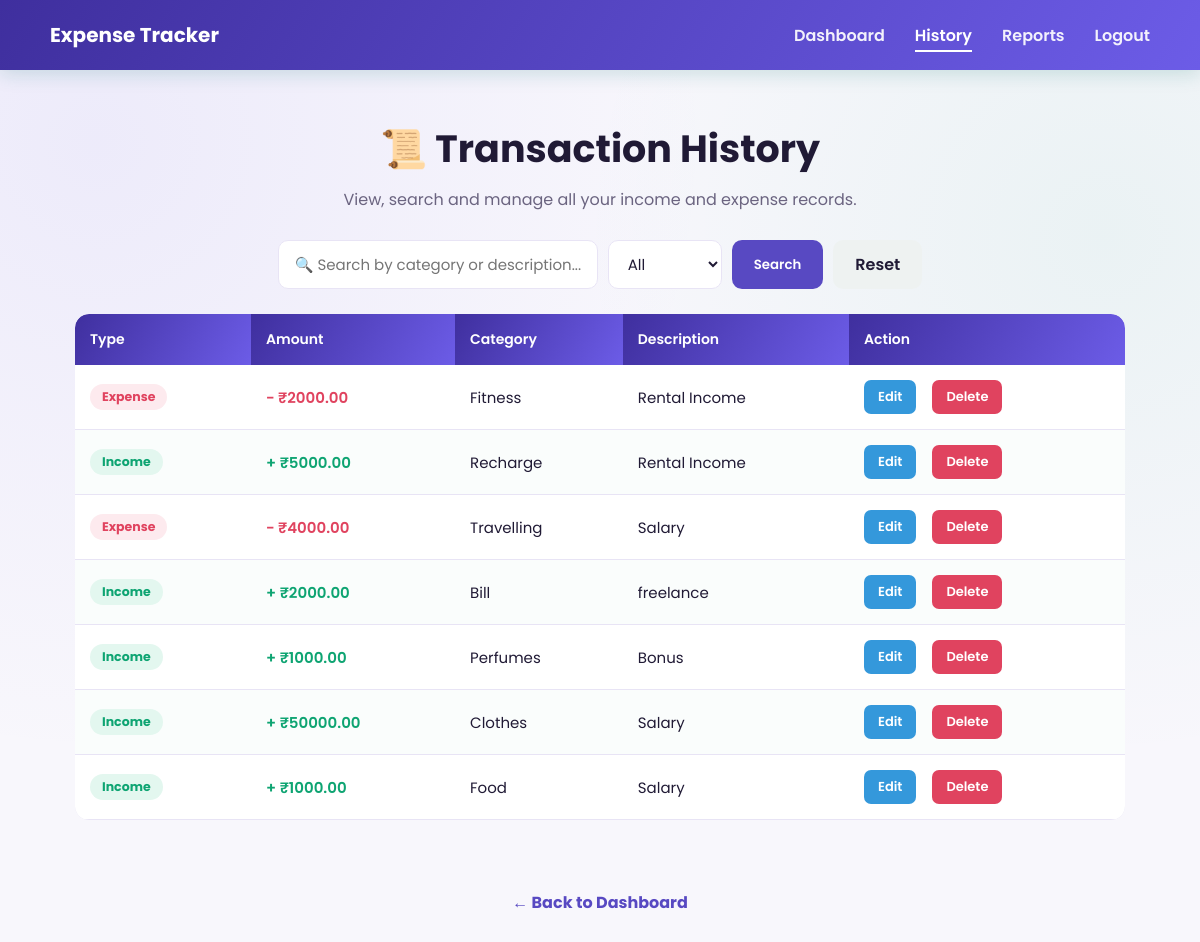
/transaction_history (signed in), run on an earlier commit of the app's database.
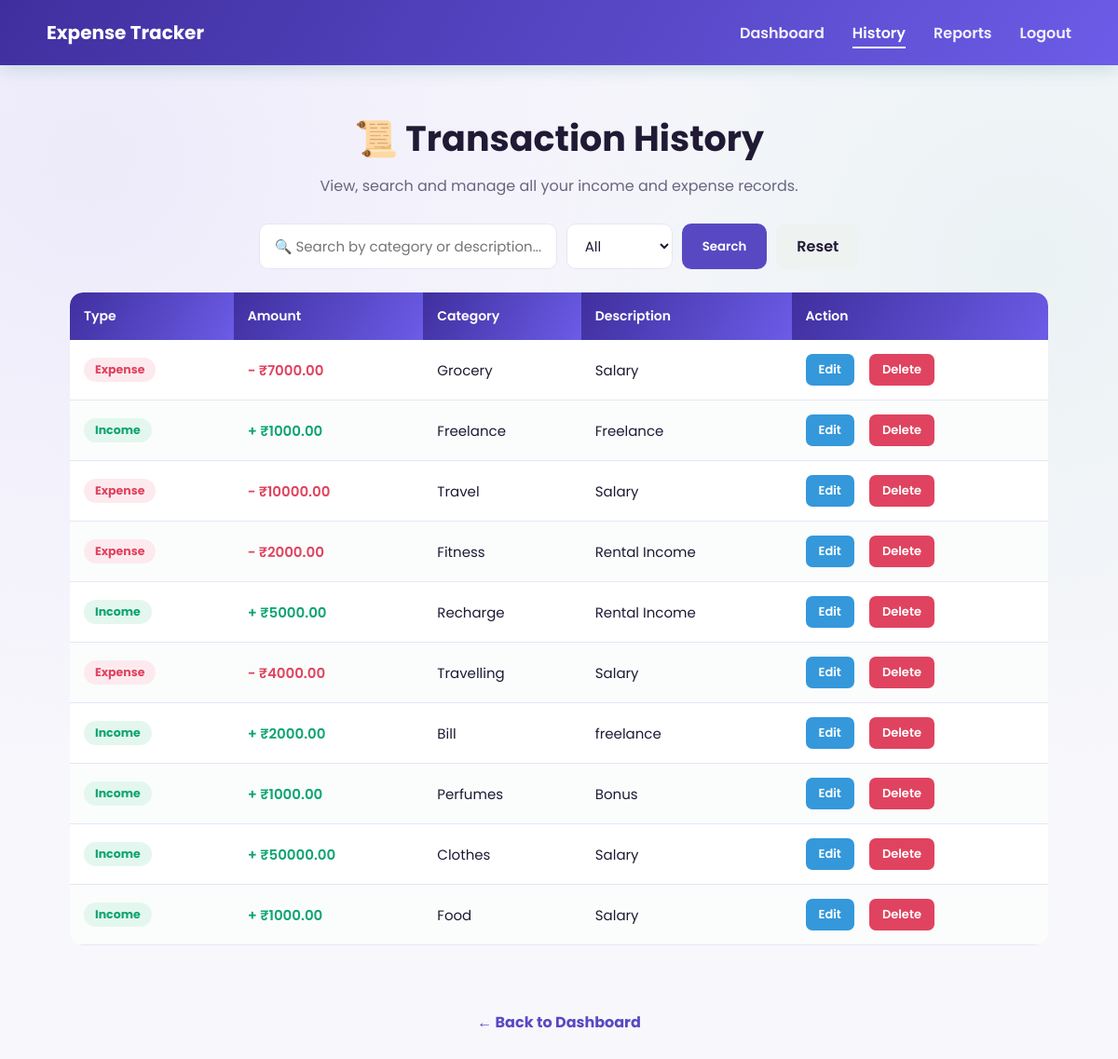
And on a later commit of the database.
### tables this page shows
CREATE TABLE transactions(
    id INTEGER PRIMARY KEY AUTOINCREMENT,
    user_id INTEGER,
    type TEXT NOT NULL,
    amount REAL NOT NULL,
    category TEXT NOT NULL,
    description TEXT, date TEXT,
    FOREIGN KEY(user_id) REFERENCES users(id)
);

### app.py (the view)
@app.route("/transaction_history")
@login_required
def transaction_history():
    search = request.args.get("search", "")
    transaction_type = request.args.get("type", "all")
    conn = get_db()
    cursor = conn.cursor()
    query = "SELECT id, type, amount, category, description, date FROM transactions WHERE user_id=?"
    params = [session["user_id"]]
    if search:
        query += " AND (category LIKE ? OR description LIKE ?)"
        params.extend([f"%{search}%", f"%{search}%"])
    if transaction_type != "all":
        query += " AND type = ?"
        params.append(transaction_type)
    query += " ORDER BY date DESC, id DESC"
    cursor.execute(query, params)
    transactions = cursor.fetchall()
    conn.close()
    return render_template(
        "transaction_history.html",
        transactions=transactions
    )

### app.py (called while the page is built)
def get_db():
    conn = sqlite3.connect(DB_NAME)
    conn.row_factory = sqlite3.Row
    return conn

def login_required(view_func):
    @wraps(view_func)
    def wrapped(*args, **kwargs):
        if "user_id" not in session:
            flash("Please log in to continue.")
            return redirect(url_for("login"))
        return view_func(*args, **kwargs)
    return wrapped

@app.context_processor
def inject_user():
    return {"current_user_name": session.get("user_name")}

### templates/transaction_history.html (shortened to what this page needs)
<!DOCTYPE html>
<html lang="en">
<head>
    <link rel="stylesheet"
          href="{{ url_for('static', filename='css/style.css') }}">
</head>
<body>
<nav>
    <h2>Expense Tracker</h2>
    <ul>
        <li><a href="{{ url_for('dashboard') }}">Dashboard</a></li>
        <li><a href="{{ url_for('transaction_history') }}" class="active">History</a></li>
        <li><a href="{{ url_for('reports') }}">Reports</a></li>
        <li><a href="{{ url_for('logout') }}">Logout</a></li>
    </ul>
</nav>
<section class="history-section">
    <h1>📜 Transaction History</h1>
    <p>View, search and manage all your income and expense records.</p>
    <form method="GET" action="{{ url_for('transaction_history') }}" class="search-form">
        <input
            type="text"
            name="search"
            placeholder="🔍 Search by category or description..."
            value="{{ request.args.get('search', '') }}">
        <select name="type" class="filter-select">
            <option value="all" {% if request.args.get('type', 'all') == 'all' %}selected{% endif %}>
                All
            </option>
        </select>
        <button type="submit" class="search-btn">
            Search
        </button>
        <a href="{{ url_for('transaction_history') }}" class="reset-btn">
            Reset
        </a>
    </form>
    <div class="table-wrap">
        {% if transactions %}
        <table class="history-table">
            <thead>
                <tr>
                    <th>Type</th>
                    <th>Amount</th>
                    <th>Category</th>
                    <th>Description</th>
                    <th>Action</th>
                </tr>
            </thead>
            <tbody>
                {% for transaction in transactions %}
                <tr>
                    <td>
                        <span class="type-badge {{ 'income' if transaction[1]=='Income' else 'expense' }}">
                            {{ transaction[1] }}
                        </span>
                    </td>
                    <td class="amount-cell {{ 'income' if transaction[1]=='Income' else 'expense' }}">
                        {{ '+' if transaction[1]=='Income' else '−' }} ₹{{ "%.2f"|format(transaction[2]) }}
                    </td>
                    <td>{{ transaction[3] }}</td>
                    <td>{{ transaction[4] or '—' }}</td>
                    <td>
                        <div class="row-actions">
                            <a href="{{ url_for('edit_transaction', transaction_id=transaction[0]) }}" class="edit-btn">Edit</a>
                            <a href="#" class="delete-btn" onclick="confirmDelete('{{ url_for('delete_transaction', transaction_id=transaction[0]) }}')">
                                Delete
                            </a>
                        </div>
                    </td>
                </tr>
                {% endfor %}
            </tbody>
        </table>
        {% else %}
        <div class="empty-state">No transactions match your search — try a different filter or add a new entry.</div>
        {% endif %}
    </div>
</section>
<div class="back-dashboard">
    <a href="{{ url_for('dashboard') }}" class="back-btn">
        ← Back to Dashboard
    </a>
</div>
</body>
</html>

### static/css/style.css (style rules this page uses)
:root { --brand: #6C5CE7; --brand-dark: #5849C2; --brand-deep: #3F2F9E; --ink: #201A35; --muted: #6B6480; --bg: #F8F7FC; --card: #FFFFFF; --border: #E8E4F5; --income: #0EA472; --income-soft: #E3F7EF; --expense: #E0435F; --expense-soft: #FDEAEE; --radius: 14px; --shadow-sm: 0 4px 14px rgba(63, 47, 158, 0.07); --shadow-md: 0 10px 28px rgba(63, 47, 158, 0.12); --shadow-lg: 0 18px 44px rgba(63, 47, 158, 0.16); --font: 'Poppins', 'Segoe UI', Arial, sans-serif; }
* { margin:0; padding:0; box-sizing:border-box; font-family: var(--font); }
html { scroll-behavior: smooth; }
body { background: var(--bg); color: var(--ink); -webkit-font-smoothing: antialiased; animation: page-in 0.35s ease both; }
a { color: inherit; }
nav { min-height: 70px; background: linear-gradient(120deg, var(--brand-deep), var(--brand)); display: flex; align-items: center; justify-content: space-between; padding: 14px 50px; position: sticky; top: 0; z-index: 100; box-shadow: 0 4px 18px rgba(15, 118, 110, 0.18); }
nav h2 { color: white; font-size: 20px; font-weight: 700; }
nav ul { display: flex; align-items: center; gap: 30px; list-style: none; }
nav ul li a { text-decoration: none; color: white; font-weight: 600; opacity: 0.92; padding-bottom: 3px; border-bottom: 2px solid transparent; transition: opacity 0.2s ease, border-color 0.2s ease; }
nav ul li a:hover, nav ul li a.active { opacity: 1; border-color: white; }
.back-btn { display:inline-block; text-align:center; margin-top:20px; text-decoration:none; color: var(--brand-dark); font-weight:700; transition: color 0.2s ease; }
.history-section { width:92%; max-width:1050px; margin:50px auto; text-align:center; }
.history-section h1 { font-size:38px; margin-bottom:10px; color: var(--ink); }
.history-section p { color: var(--muted); margin-bottom:28px; }
.history-table { width:100%; border-collapse:collapse; background: var(--card); border-radius: var(--radius); overflow:hidden; box-shadow: var(--shadow-md); }
.history-table th { background: linear-gradient(120deg, var(--brand-deep), var(--brand)); color:white; padding:15px; font-size:14px; text-align: left; font-weight: 600; }
.history-table td { padding:15px; border-bottom:1px solid var(--border); font-size: 15px; text-align: left; }
.history-table tbody tr { transition: background 0.15s ease; }
.history-table tbody tr:nth-child(even) { background: #fafdfc; }
.type-badge { display:inline-block; padding: 4px 12px; border-radius: 999px; font-size: 12.5px; font-weight: 700; }
.type-badge.income { background: var(--income-soft); color: var(--income); }
.type-badge.expense { background: var(--expense-soft); color: var(--expense); }
.edit-btn { background-color: #3498db; color: white; padding: 7px 14px; text-decoration: none; border-radius: 7px; margin-right: 8px; font-weight: 600; font-size: 13px; display: inline-block; transition: 0.2s ease; }
.delete-btn { background: var(--expense); color: white; padding: 7px 14px; text-decoration: none; border-radius: 7px; font-weight: 600; font-size: 13px; display: inline-block; transition: 0.2s ease; }
.back-dashboard { text-align: center; margin: 34px 0; }
.search-form { display:flex; justify-content:center; gap:10px; margin:25px 0; flex-wrap: wrap; }
.search-form input { width:320px; max-width: 100%; padding:12px 16px; border:1.5px solid var(--border); border-radius:10px; font-size:15px; background: white; transition: border-color 0.2s ease; }
.search-btn { background: var(--brand-dark); color:white; border:none; padding:12px 22px; border-radius:10px; cursor:pointer; font-weight:600; transition: background 0.2s ease, transform 0.2s ease; }
.reset-btn { background:#eef2f1; color: var(--ink); text-decoration:none; padding:12px 22px; border-radius:10px; font-weight:600; transition: background 0.2s ease; }
.filter-select { padding: 12px 15px; border: 1.5px solid var(--border); border-radius: 10px; font-size: 15px; background: white; color: var(--ink); cursor: pointer; outline: none; transition: border-color 0.2s ease; }
body { background: radial-gradient(circle at 8% 15%, rgba(108, 92, 231, 0.08), transparent 45%), radial-gradient(circle at 92% 25%, rgba(14, 164, 114, 0.06), transparent 40%), var(--bg); }
.table-wrap { border-radius: var(--radius); overflow: hidden; }
.amount-cell { font-variant-numeric: tabular-nums; font-weight: 600; }
.amount-cell.income { color: var(--income); }
.amount-cell.expense { color: var(--expense); }
.row-actions { display: flex; gap: 8px; }

What changed in the data, as far as the page shows it:
added transactions: type "−", amount "7000.00"
added transactions: type "+", amount "1000.00"
added transactions: type "−", amount "10000.00"
